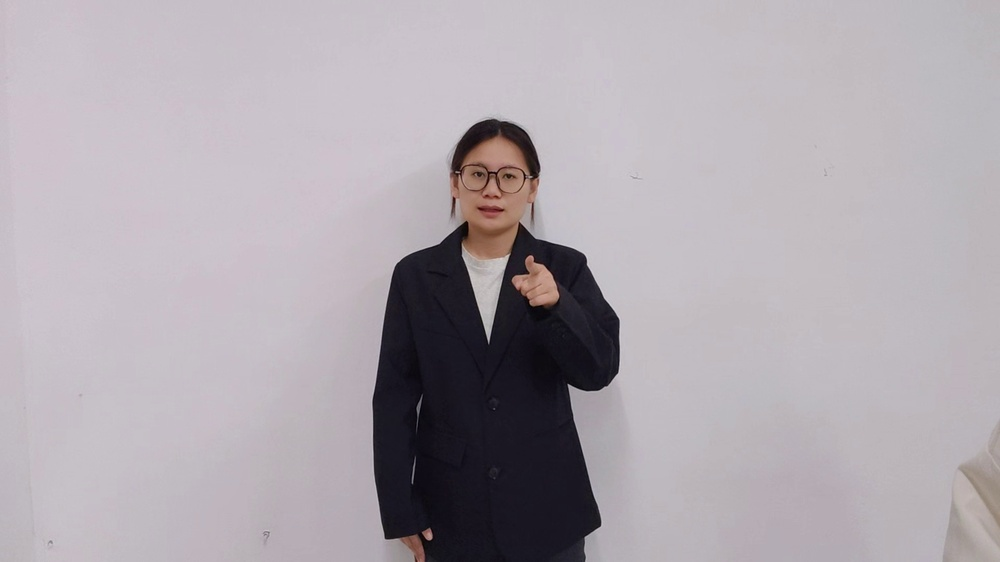
#> input picture frame_extractor/original_frames/frame_0000.jpg, 1000 x 562 px, shrunk from 1920 x 1080 before the run; its folder holds only this picture in this run
$ python augment.py
#> lines starting #> are read from the running program, lines starting #| are printed output that depends on the picture
#> further down, img is the input picture: shape (562, 1000, 3); mean B, G, R 173.6, 167.2, 173.9
import cv2
import numpy as np
import os

def augment_image(img, save_base_path):
#> called with save_base_path = 'augmented_frames/frame_0000'
    h, w = img.shape[:2]
#> h = 562; w = 1000
    # 1. 旋转不同角度
    for angle in [-15, -10, -5, 0, 5, 10, 15]:
        M = cv2.getRotationMatrix2D((w/2, h/2), angle, 1)
        rotated = cv2.warpAffine(img, M, (w, h))
        cv2.imwrite(f"{save_base_path}_rot{angle}.jpg", rotated)
#> this loop made 7 passes
#> pass 1, in augment_image, `rotated = cv2.warpAffine(img, M, (w, h))`:
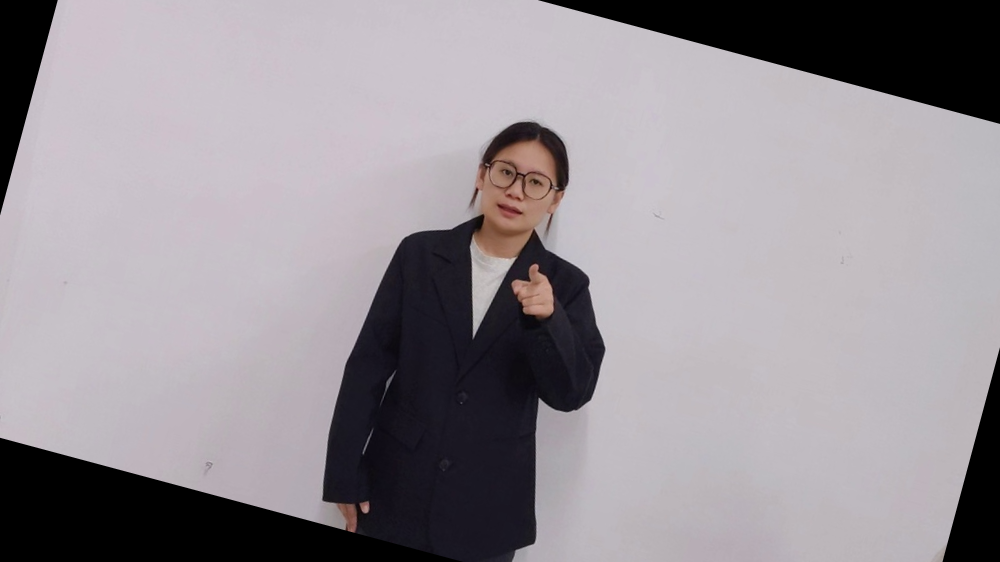
#> rotated: shape (562, 1000, 3); mean B, G, R 150.1, 144.5, 150.3
#> pass 2, in augment_image, `rotated = cv2.warpAffine(img, M, (w, h))`:
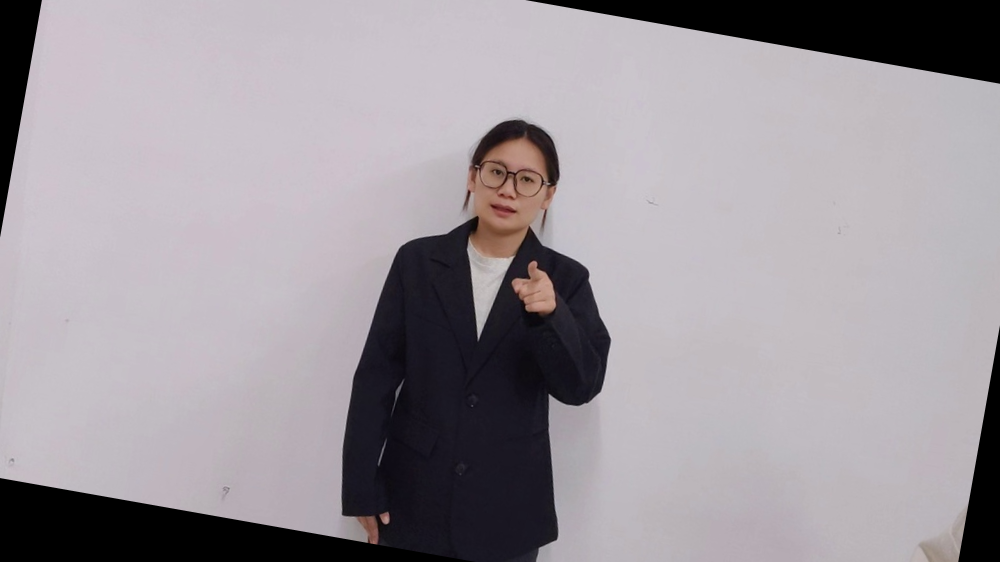
#> rotated: shape (562, 1000, 3); mean B, G, R 156.9, 151.1, 157.2
#> pass 3, in augment_image, `rotated = cv2.warpAffine(img, M, (w, h))`:
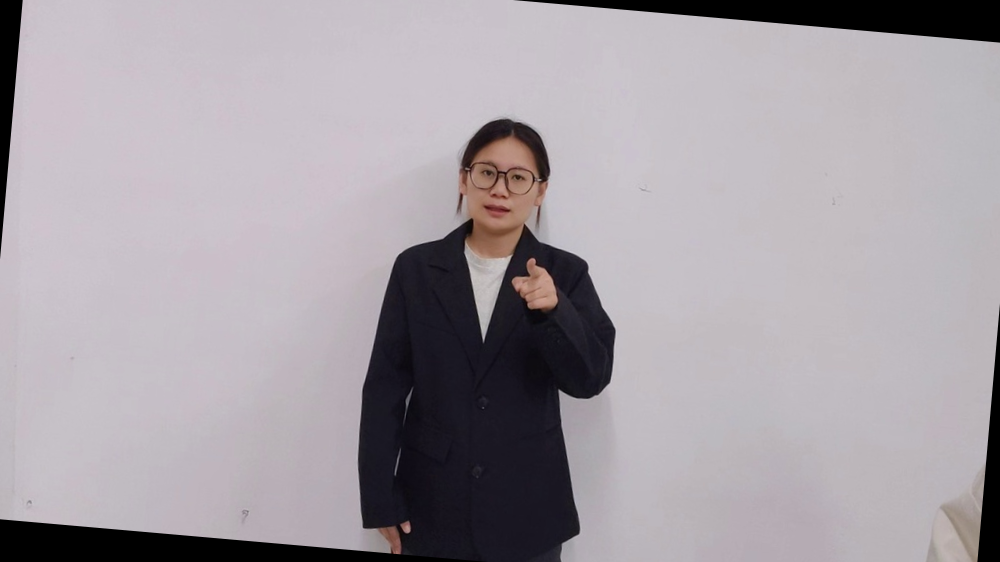
#> rotated: shape (562, 1000, 3); mean B, G, R 164.7, 158.6, 165
    # 2. 亮度调整（不同光线）
    for beta in [-40, -20, 0, 20, 40]:
        bright = cv2.convertScaleAbs(img, alpha=1, beta=beta)
        cv2.imwrite(f"{save_base_path}_bright{beta}.jpg", bright)
#> this loop made 5 passes
#> pass 1, in augment_image, `bright = cv2.convertScaleAbs(img, alpha=1, beta=beta)`:
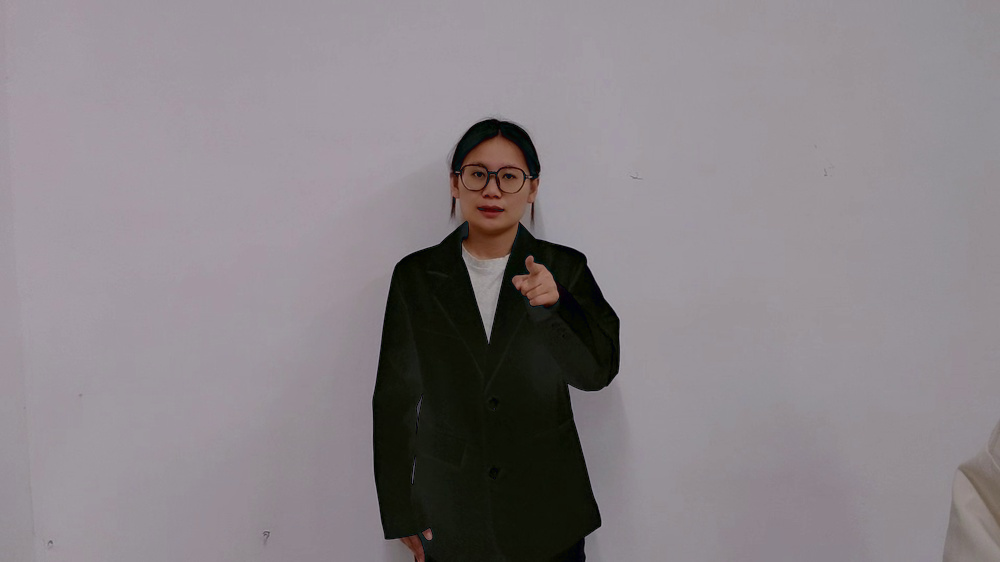
#> bright: shape (562, 1000, 3); mean B, G, R 135.5, 131.2, 137.3
    # 3. 水平翻转（模拟左右不同角度）
    flipped = cv2.flip(img, 1)
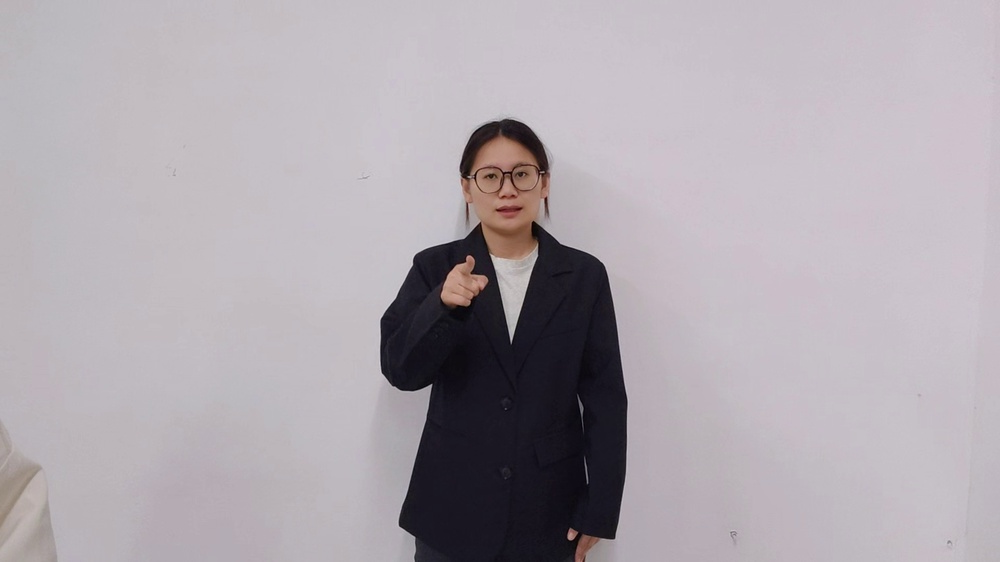
#> flipped: shape (562, 1000, 3); mean B, G, R 173.6, 167.2, 173.9
    cv2.imwrite(f"{save_base_path}_flip.jpg", flipped)
    # 4. 轻微平移（模拟手部位置变化）
    for dx, dy in [(-15,0), (15,0), (0,-15), (0,15)]:
        M = np.float32([[1,0,dx], [0,1,dy]])
        shifted = cv2.warpAffine(img, M, (w, h))
        cv2.imwrite(f"{save_base_path}_shift{dx}_{dy}.jpg", shifted)
#> this loop made 4 passes
#> pass 1, in augment_image, `shifted = cv2.warpAffine(img, M, (w, h))`:
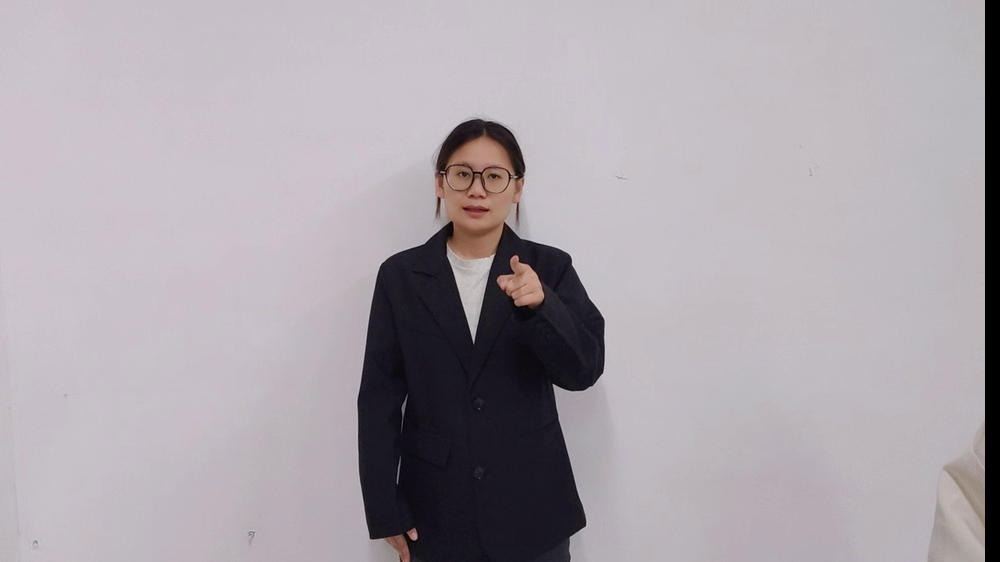
#> shifted: shape (562, 1000, 3); mean B, G, R 170.6, 164.3, 170.9
#> pass 3, in augment_image, `shifted = cv2.warpAffine(img, M, (w, h))`:
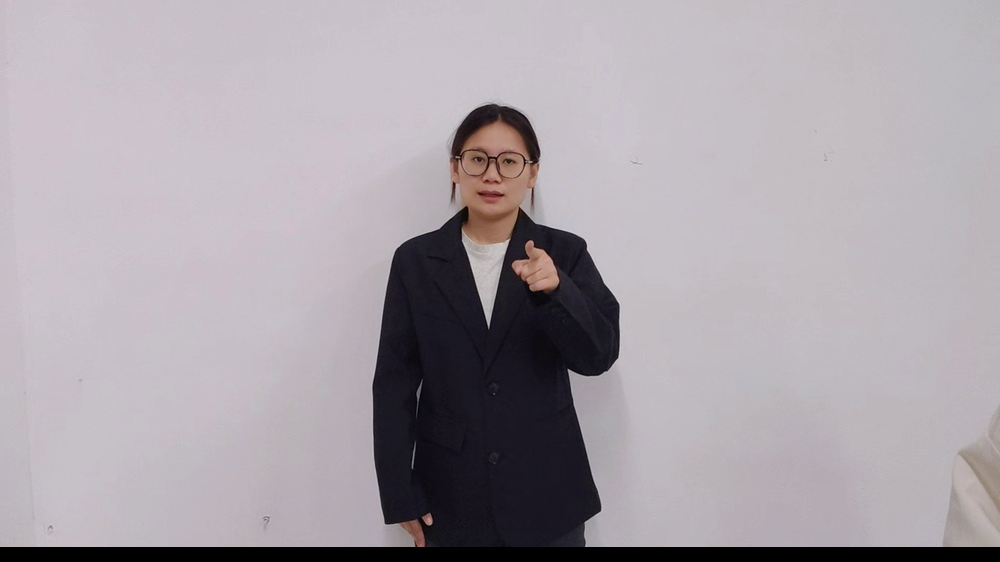
#> shifted: shape (562, 1000, 3); mean B, G, R 168.3, 162.1, 168.6

input_dir = "original_frames"
output_dir = "augmented_frames"
os.makedirs(output_dir, exist_ok=True)

for img_file in os.listdir(input_dir):
    if img_file.endswith(".jpg"):
        img_path = os.path.join(input_dir, img_file)
        img = cv2.imread(img_path)
        base_name = os.path.splitext(img_file)[0]
        save_base = os.path.join(output_dir, base_name)
        augment_image(img, save_base)

print("数据增强完成！增强后的图片在 augmented_frames 文件夹中")
